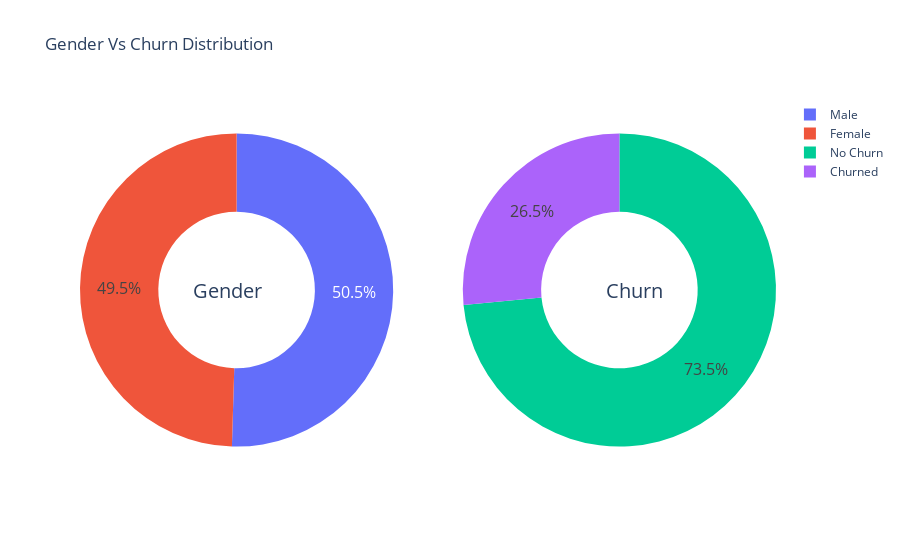

Notebook cell for this chart:
### Code cell
from plotly.subplots import make_subplots
import plotly.graph_objects as go
gen_labels = ['Male','Female']
churn_labs = ['No Churn','Churned']

fig = make_subplots(rows=1, cols=2, specs=[[{'type':'domain'},{'type':'domain'}]])
fig.add_trace(go.Pie(labels = gen_labels, values = df['gender'].value_counts(),name = 'Gender'),
             1,1)

fig.add_trace(go.Pie(labels=churn_labs, values = df['Churn'].value_counts(), name = 'Churn'),
             1,2)
plt.show()

#Converting above pie chart into doughnut chart
fig.update_traces(hole = .5, hoverinfo = 'label+percent+name', textfont_size = 16)

fig.update_layout(title_text = 'Gender Vs Churn Distribution', 
                  annotations = [dict(text='Gender',x=0.16, y=0.5, font_size = 20, showarrow = False),
                               dict(text = 'Churn', x=0.84, y=0.5, font_size = 20, showarrow = False)])

fig.show()

### Figure 1 — Plotly figure (JSON) as saved in the notebook; plotly's stock layout.template omitted (floating-point values rounded to 4 significant figures)
{"data": [{"domain": {"x": [0, 0.45], "y": [0, 1]}, "hole": 0.5, "hoverinfo": "label+percent+name", "labels": ["Male", "Female"], "name": "Gender", "textfont": {"size": 16}, "type": "pie", "values": [3555, 3488]}, {"domain": {"x": [0.55, 1], "y": [0, 1]}, "hole": 0.5, "hoverinfo": "label+percent+name", "labels": ["No Churn", "Churned"], "name": "Churn", "textfont": {"size": 16}, "type": "pie", "values": [5174, 1869]}], "layout": {"annotations": [{"font": {"size": 20}, "showarrow": false, "text": "Gender", "x": 0.16, "y": 0.5}, {"font": {"size": 20}, "showarrow": false, "text": "Churn", "x": 0.84, "y": 0.5}], "title": {"text": "Gender Vs Churn Distribution"}}}
